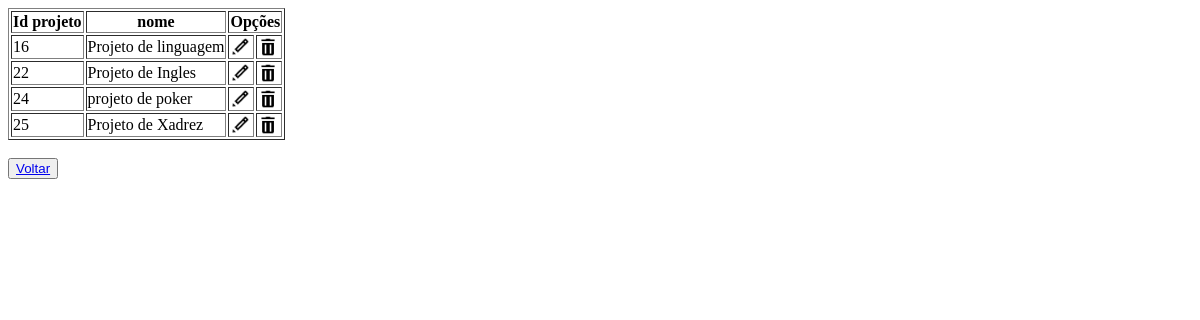
/Crud/crud_frequencia/listar.php, run on an earlier commit of the app's database.
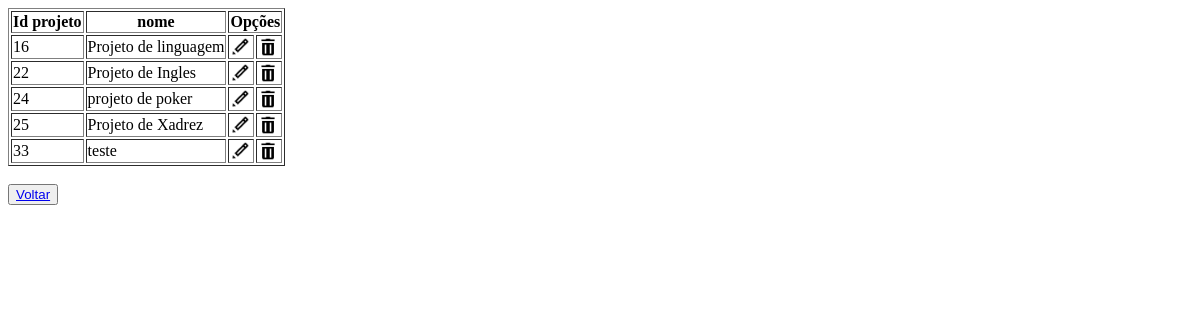
And on a later commit of the database.
### tables this page shows
CREATE TABLE IF NOT EXISTS `projeto` (
  `id_projeto` int NOT NULL AUTO_INCREMENT,
  `nome_projeto` varchar(255) DEFAULT NULL,
  `situacao` varchar(255) DEFAULT NULL,
  `fk_projeto_id_professor` int DEFAULT NULL,
  `data_finalizacao` date NOT NULL,
  `id_monitor` int NOT NULL,
  PRIMARY KEY (`id_projeto`),
  KEY `fk_projeto_id_professor` (`fk_projeto_id_professor`)
);

### Crud/crud_frequencia/listar.php (the view, shortened to what this page needs)
<?php
$conexao = conectar();
$sql = "SELECT * FROM projeto";
$resultado = mysqli_query($conexao,$sql);
echo '<table border=1>
<tr>
<th>Id projeto</th>
<th>nome</th>
<th colspan=3>Opções</th>
</tr>';
while ($dados = mysqli_fetch_assoc($resultado)) {
echo '<tr>';
echo '<td>'.$dados['id_projeto'].'</td>';
echo '<td>'.$dados['nome_projeto'].'</td>';
echo '<td> <a href="formedit.php?id_projeto='.$dados['id_projeto'].'"> <img src="imagens/editar.png" width="20" height="20"> </a> </td>';
echo '<td> <a href="excluir?id_projeto='.$dados['id_projeto'].'"> <img src="imagens/excluir.png" width="20" height="20"> </a> </td>';
echo '</tr>';
}
echo '</table>'."<br>";
echo '<button><a href="index.php">Voltar</a></button>';
?>

What changed in the data, as far as the page shows it:
added projeto: id_projeto "33", nome_projeto "teste"
